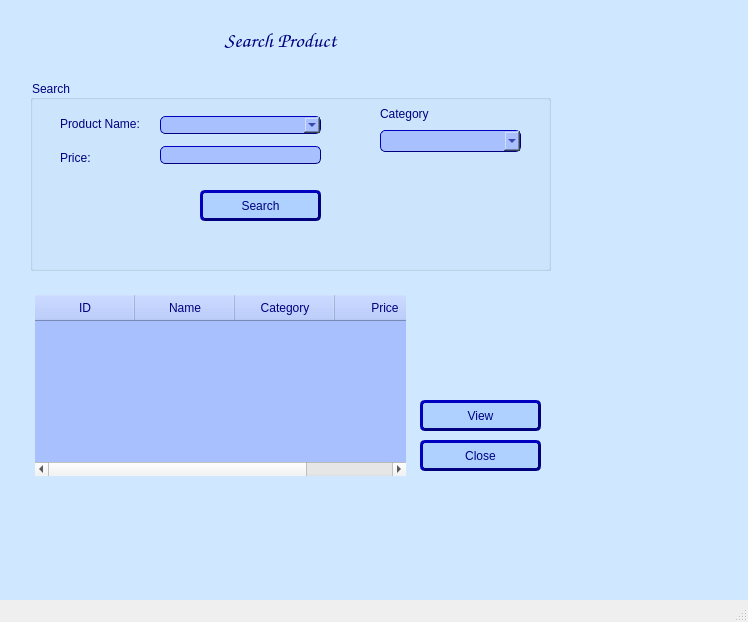
<?xml version="1.0" encoding="UTF-8"?>
<ui version="4.0">
 <class>MainWindow</class>
 <widget class="QMainWindow" name="MainWindow">
  <property name="geometry">
   <rect>
    <x>0</x>
    <y>0</y>
    <width>748</width>
    <height>622</height>
   </rect>
  </property>
  <property name="windowTitle">
   <string>MainWindow</string>
  </property>
  <widget class="QWidget" name="centralwidget">
   <widget class="QTableWidget" name="booksTableWidget">
    <property name="geometry">
     <rect>
      <x>30</x>
      <y>290</y>
      <width>381</width>
      <height>191</height>
     </rect>
    </property>
    <property name="styleSheet">
     <string notr="true">QTableWidget {
    background-color: rgb(169, 192, 255);
   alternate-background-color: #e0e0e0;
   selection-background-color: #4CAF50;
	border:  rgb(0, 0, 127);; /* Border color around the table */
    margin: 5px; /* Set the margin size */
	font: 8pt &quot;Comic Sans MS&quot;;
    color: rgb(0, 0, 127);
}

QTableWidget::item {
    font: 8pt &quot;Comic Sans MS&quot;;
    color: rgb(0, 0, 127);
	
}


QHeaderView::section {
    background-color:  rgb(169, 192, 255); /* Header background color */
    color: rgb(0, 0, 127); /* Header text color */
    padding: 4px; /* Header padding */
	font: 8pt &quot;Comic Sans MS&quot;;
}

QTableWidget::item:selected {
    background-color: rgb(0, 0, 127) /* Background color for selected items */
    color: white; /* Text color for selected items */
}
</string>
    </property>
    <column>
     <property name="text">
      <string>ID</string>
     </property>
    </column>
    <column>
     <property name="text">
      <string>Name</string>
     </property>
    </column>
    <column>
     <property name="text">
      <string>Category</string>
     </property>
    </column>
    <column>
     <property name="text">
      <string>Price</string>
     </property>
    </column>
   </widget>
   <widget class="QGroupBox" name="searched">
    <property name="geometry">
     <rect>
      <x>30</x>
      <y>80</y>
      <width>521</width>
      <height>191</height>
     </rect>
    </property>
    <property name="styleSheet">
     <string notr="true">font: 10pt &quot;Comic Sans MS&quot;;
border-color: rgb(0, 0, 127);
border-width: 10px;
color: rgb(0, 0, 127);</string>
    </property>
    <property name="title">
     <string>Search</string>
    </property>
    <widget class="QPushButton" name="searchButton">
     <property name="geometry">
      <rect>
       <x>170</x>
       <y>110</y>
       <width>121</width>
       <height>31</height>
      </rect>
     </property>
     <property name="styleSheet">
      <string notr="true">background-color: rgb(174, 209, 255);
font: 10pt &quot;Comic Sans MS&quot;;
color: #00007f;
border-style: outset;
border-width: 3px;
border-radius: 5px;
border-color: #00007f;
</string>
     </property>
     <property name="text">
      <string>Search</string>
     </property>
    </widget>
    <widget class="QWidget" name="layoutWidget">
     <property name="geometry">
      <rect>
       <x>30</x>
       <y>30</y>
       <width>87</width>
       <height>61</height>
      </rect>
     </property>
     <layout class="QVBoxLayout" name="verticalLayout">
      <item>
       <widget class="QLabel" name="label">
        <property name="styleSheet">
         <string notr="true">font: 8pt &quot;Comic Sans MS&quot;;
color:rgb(0, 0, 127)
</string>
        </property>
        <property name="text">
         <string>Product Name:</string>
        </property>
       </widget>
      </item>
      <item>
       <widget class="QLabel" name="label_2">
        <property name="styleSheet">
         <string notr="true">font: 8pt &quot;Comic Sans MS&quot;;
color:rgb(0, 0, 127)
</string>
        </property>
        <property name="text">
         <string>Price:</string>
        </property>
       </widget>
      </item>
     </layout>
    </widget>
    <widget class="QWidget" name="layoutWidget">
     <property name="geometry">
      <rect>
       <x>130</x>
       <y>30</y>
       <width>161</width>
       <height>61</height>
      </rect>
     </property>
     <layout class="QVBoxLayout" name="verticalLayout_2">
      <item>
       <widget class="QComboBox" name="categoryCombo">
        <property name="styleSheet">
         <string notr="true">background-color: rgb(169, 192, 255);
border-style: outset;
border-width: 1px;
border-radius: 5px;
border-color: #00007f;</string>
        </property>
       </widget>
      </item>
      <item>
       <widget class="QLineEdit" name="price">
        <property name="styleSheet">
         <string notr="true">background-color: rgb(169, 192, 255);
border-style: outset;
border-width: 1px;
border-radius: 5px;
border-color: #00007f;</string>
        </property>
        <property name="text">
         <string/>
        </property>
       </widget>
      </item>
     </layout>
    </widget>
    <widget class="QComboBox" name="catcombo">
     <property name="geometry">
      <rect>
       <x>350</x>
       <y>50</y>
       <width>141</width>
       <height>22</height>
      </rect>
     </property>
     <property name="styleSheet">
      <string notr="true">background-color: rgb(169, 192, 255);
border-style: outset;
border-width: 1px;
border-radius: 5px;
border-color: #00007f;</string>
     </property>
    </widget>
    <widget class="QLabel" name="label_3">
     <property name="geometry">
      <rect>
       <x>350</x>
       <y>20</y>
       <width>85</width>
       <height>28</height>
      </rect>
     </property>
     <property name="styleSheet">
      <string notr="true">font: 8pt &quot;Comic Sans MS&quot;;
color:rgb(0, 0, 127)
</string>
     </property>
     <property name="text">
      <string>Category</string>
     </property>
    </widget>
   </widget>
   <widget class="QPushButton" name="closeButton">
    <property name="geometry">
     <rect>
      <x>420</x>
      <y>440</y>
      <width>121</width>
      <height>31</height>
     </rect>
    </property>
    <property name="styleSheet">
     <string notr="true">background-color: rgb(174, 209, 255);
font: 10pt &quot;Comic Sans MS&quot;;
color: #00007f;
border-style: outset;
border-width: 3px;
border-radius: 5px;
border-color: #00007f;
</string>
    </property>
    <property name="text">
     <string>Close</string>
    </property>
   </widget>
   <widget class="QPushButton" name="viewButton">
    <property name="geometry">
     <rect>
      <x>420</x>
      <y>400</y>
      <width>121</width>
      <height>31</height>
     </rect>
    </property>
    <property name="styleSheet">
     <string notr="true">background-color: rgb(174, 209, 255);
font: 10pt &quot;Comic Sans MS&quot;;
color: #00007f;
border-style: outset;
border-width: 3px;
border-radius: 5px;
border-color: #00007f;
</string>
    </property>
    <property name="text">
     <string>View</string>
    </property>
   </widget>
   <widget class="QLabel" name="label_4">
    <property name="geometry">
     <rect>
      <x>-20</x>
      <y>-10</y>
      <width>811</width>
      <height>671</height>
     </rect>
    </property>
    <property name="autoFillBackground">
     <bool>false</bool>
    </property>
    <property name="styleSheet">
     <string notr="true">

background-color: rgb(207, 232, 255);
</string>
    </property>
    <property name="frameShape">
     <enum>QFrame::Panel</enum>
    </property>
    <property name="text">
     <string/>
    </property>
   </widget>
   <widget class="QLabel" name="label_12">
    <property name="geometry">
     <rect>
      <x>180</x>
      <y>20</y>
      <width>201</width>
      <height>41</height>
     </rect>
    </property>
    <property name="font">
     <font>
      <family>Comic Sans MS</family>
      <pointsize>16</pointsize>
     </font>
    </property>
    <property name="styleSheet">
     <string notr="true"/>
    </property>
    <property name="text">
     <string>&lt;html&gt;&lt;head/&gt;&lt;body&gt;&lt;p&gt;&lt;span style=&quot; color:#00007f;&quot;&gt;Search Product&lt;/span&gt;&lt;/p&gt;&lt;/body&gt;&lt;/html&gt;</string>
    </property>
    <property name="alignment">
     <set>Qt::AlignCenter</set>
    </property>
   </widget>
   <zorder>label_4</zorder>
   <zorder>booksTableWidget</zorder>
   <zorder>searched</zorder>
   <zorder>closeButton</zorder>
   <zorder>viewButton</zorder>
   <zorder>label_12</zorder>
  </widget>
  <widget class="QMenuBar" name="menubar">
   <property name="geometry">
    <rect>
     <x>0</x>
     <y>0</y>
     <width>748</width>
     <height>18</height>
    </rect>
   </property>
  </widget>
  <widget class="QStatusBar" name="statusbar"/>
 </widget>
 <resources/>
 <connections/>
</ui>
